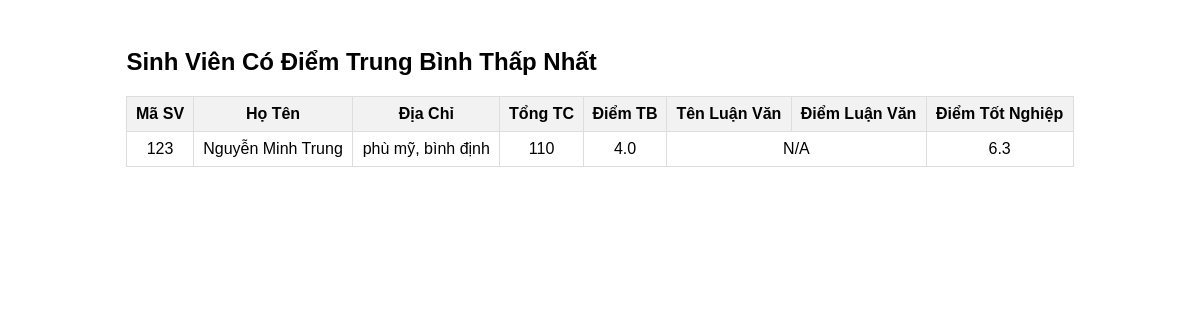
Page /sinhvien_min_dtb/ on the committed database.
### sinhvien/models.py (models this page shows, shortened)
class SinhVien(models.Model):
    ma_sv = models.IntegerField(primary_key=True)
    ho_ten = models.CharField(max_length=100)
    dia_chi = models.CharField(max_length=100, null=True, blank=True)
    tong_tc = models.IntegerField(default=0)
    diem_tb = models.FloatField(default=0)
    class Meta:
        abstract = True

class VB2(SinhVien):
    diem_tot_nghiep = models.FloatField(default=0)

### sinhvien/views.py (the view)
# urls.py: path('sinhvien_min_dtb/', views.sinhvien_min_dtb, name='sinhvien_min_dtb'),
def sinhvien_min_dtb(request):
    sinhvien1 = min(HeDaiHoc.objects.all(), key=lambda sv: sv.diem_tb, default=None)
    sinhvien2 = min(VB2.objects.all(), key=lambda sv: sv.diem_tb, default=None)
    if sinhvien1 is None and sinhvien2 is None:
        sinhvien = None
    elif sinhvien1 is None:
        sinhvien = sinhvien2
    elif sinhvien2 is None:
        sinhvien = sinhvien1
    else:
        sinhvien = sinhvien1 if sinhvien1.diem_tb < sinhvien2.diem_tb else sinhvien2
    return render(request, 'sinhvien/sinhvien_min_dtb.html', {'sinhvien': sinhvien})

### sinhvien/templates/sinhvien/sinhvien_min_dtb.html (shortened to what this page needs)
<!DOCTYPE html>
<html lang="en">
<head>
</head>
<body>
    <div class="content">
        <h2>Sinh Viên Có Điểm Trung Bình Thấp Nhất</h2>
        {% if sinhvien %}
            <table>
                <tr>
                    <th>Mã SV</th>
                    <th>Họ Tên</th>
                    <th>Địa Chỉ</th>
                    <th>Tổng TC</th>
                    <th>Điểm TB</th>
                    <th>Tên Luận Văn</th>
                    <th>Điểm Luận Văn</th>
                    <th>Điểm Tốt Nghiệp</th>
                </tr>
                <tr>
                    <td>{{ sinhvien.ma_sv }}</td>
                    <td>{{ sinhvien.ho_ten }}</td>
                    <td>{{ sinhvien.dia_chi }}</td>
                    <td>{{ sinhvien.tong_tc }}</td>
                    <td>{{ sinhvien.diem_tb }}</td>
                    {% if sinhvien.ten_lv %}
                        <td>{{ sinhvien.ten_lv }}</td>
                        <td>{{ sinhvien.diem_lv }}</td>
                    {% else %}
                        <td colspan="2">N/A</td>
                    {% endif %}
                    <td>{{ sinhvien.diem_tot_nghiep|default:"N/A" }}</td>
                </tr>
            </table>
        {% else %}
            <p>Không có sinh viên nào.</p>
        {% endif %}
    </div>
</body>
</html>

### sinhvien/templates/sinhvien/sinhvien_min_dtb.html (style rules this page uses)
body { font-family: Arial, sans-serif; display: flex; flex-direction: column; align-items: center; justify-content: center; }
.content { width: 80%; margin-top: 20px; }
table { width: 100%; border-collapse: collapse; }
th, td { border: 1px solid #ddd; padding: 8px; text-align: center; }
th { background-color: #f2f2f2; }

### rows in the picture
VB2: ma_sv "123", ho_ten "Nguyễn Minh Trung", dia_chi "phù mỹ, bình định", tong_tc "110", diem_tb "4.0", diem_tot_nghiep "6.3"
